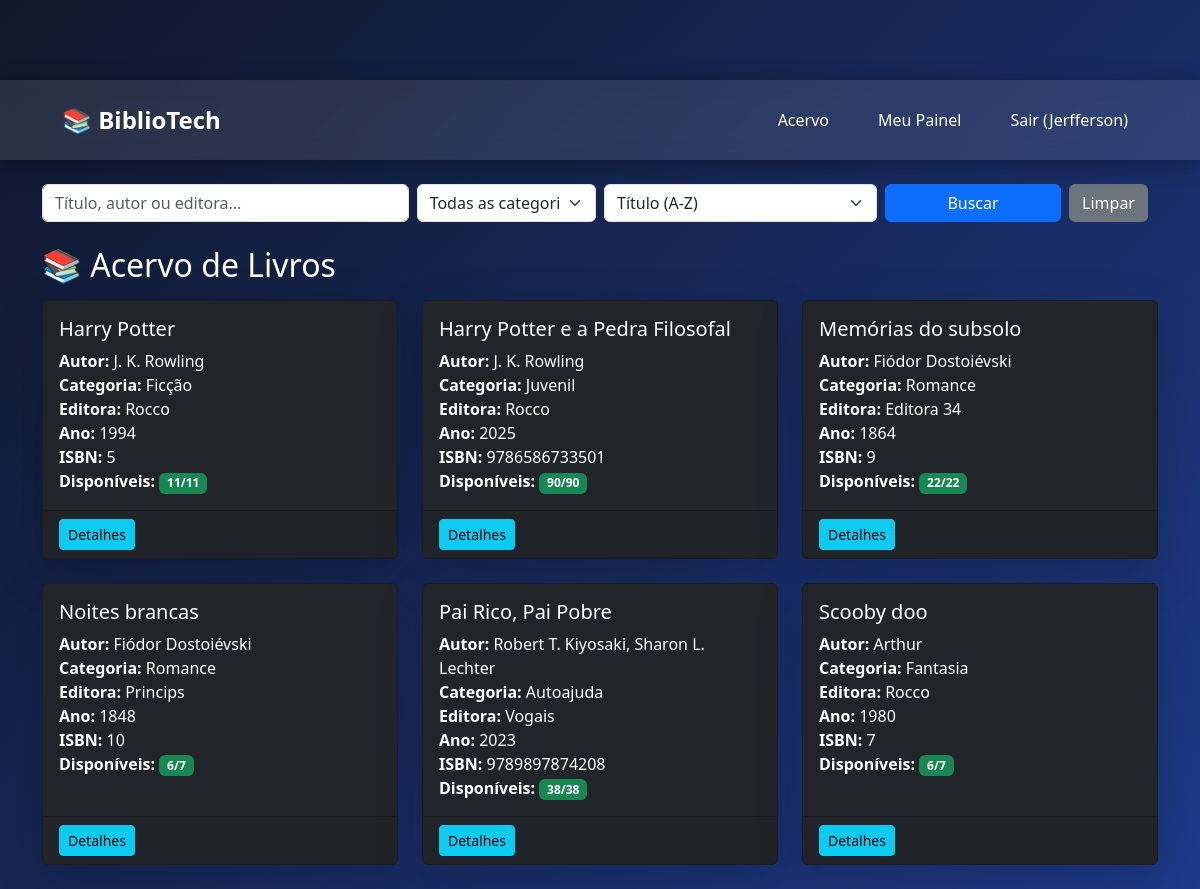
/acervo (signed in), run on the app's committed database.
### app/models.py (models this page shows, shortened)
class Usuario(db.Model, UserMixin):
    __tablename__ = "usuario"
    id = db.Column(db.Integer, primary_key=True)
    nome = db.Column(db.String(100))
    sobrenome = db.Column(db.String(100))
    email = db.Column(db.String(100), unique=True)
    senha = db.Column(db.String(255))
    perfil = db.Column(db.Enum(PerfilEnum, native_enum=False), nullable=False)
    emprestimos = db.relationship(
        'Emprestimo',
        backref='usuario',
        lazy=True
    )

class Livro(db.Model):
    __tablename__ = "livro"
    id = db.Column(db.Integer, primary_key=True)
    isbn = db.Column(db.String(20), unique=True)
    titulo = db.Column(db.String(200))
    autor = db.Column(db.String(200))
    editora = db.Column(db.String(100))
    ano = db.Column(db.Integer)
    quantidade = db.Column(db.Integer)
    disponiveis = db.Column(db.Integer)
    categoria_id = db.Column(
        db.Integer,
        db.ForeignKey("categoria.id")
    )
    emprestimos = db.relationship(
        'Emprestimo',
        backref='livro',
        lazy=True
    )

class Categoria(db.Model):
    __tablename__ = "categoria"
    id = db.Column(db.Integer, primary_key=True)
    nome = db.Column(db.String(100), nullable=False)
    livros = db.relationship(
        "Livro",
        backref="categoria",
        lazy=True
    )

### app/routes.py (the view, shortened to what this page needs)
@app.route('/acervo', methods=['GET'])
def acervo():
    busca = request.args.get('busca', '')
    categoria_id = request.args.get('categoria', '')
    ordenar = request.args.get('ordenar', 'titulo')
    query = Livro.query
    if categoria_id:
        query = query.filter(Livro.categoria_id == categoria_id)
    if ordenar == 'titulo':
        query = query.order_by(Livro.titulo.asc())
    elif ordenar == 'autor':
        query = query.order_by(Livro.autor.asc())
    elif ordenar == 'editora':
        query = query.order_by(Livro.editora.asc())
    elif ordenar == 'novo':
        query = query.order_by(Livro.ano.desc())
    elif ordenar == 'antigo':
        query = query.order_by(Livro.ano.asc())
    livros = query.all()
    categorias = Categoria.query.order_by(Categoria.nome).all()
    return render_template('acervo.html', livros=livros, categorias=categorias,
                           busca=busca, categoria_id=categoria_id, ordenar=ordenar)

### app/auth.py (called while the page is built)
@login_manager.user_loader
def load_user(user_id):
    return Usuario.query.get(int(user_id))

### app/templates/acervo.html (shortened to what this page needs)
{% extends "base.html" %}
{% block content %}
<link rel="stylesheet" href="{{ url_for('static', filename='css/acervo.css') }}">
<div class="container mt-4">
    <form class="row g-2 mb-4" method="GET">
        <div class="col-md-4">
            <input type="text" class="form-control" name="busca"
                   placeholder="Título, autor ou editora..."
                   value="{{ busca }}">
        </div>
        <div class="col-md-2">
            <select class="form-select" name="categoria">
                <option value="">Todas as categorias</option>
            </select>
        </div>
        <div class="col-md-3">
            <select class="form-select" name="ordenar">
                <option value="titulo" {% if ordenar=='titulo' %}selected{% endif %}>Título (A-Z)</option>
            </select>
        </div>
        <div class="col-md-3 d-flex gap-2">
            <button type="submit" class="btn btn-primary flex-fill">Buscar</button>
            <a href="{{ url_for('acervo') }}" class="btn btn-secondary">Limpar</a>
        </div>
    </form>
    <h2 class="mb-3">📚 Acervo de Livros</h2>
    {% if livros %}
    <div class="row">
        {% for livro in livros %}
        <div class="col-md-4 mb-4">
            <div class="card text-bg-dark shadow-lg h-100">
                <div class="card-body">
                    <h5 class="card-title">{{ livro.titulo }}</h5>
                    <p class="card-text">
                        <strong>Autor:</strong> {{ livro.autor }}<br>
                        <strong>Categoria:</strong> {{ livro.categoria.nome if livro.categoria else '—' }}<br>
                        <strong>Editora:</strong> {{ livro.editora }}<br>
                        <strong>Ano:</strong> {{ livro.ano }}<br>
                        <strong>ISBN:</strong> {{ livro.isbn }}<br>
                        <strong>Disponíveis:</strong>
                        <span class="badge {% if livro.disponiveis == 0 %}bg-danger{% elif livro.disponiveis <= 2 %}bg-warning text-dark{% else %}bg-success{% endif %}">
                            {{ livro.disponiveis }}/{{ livro.quantidade }}
                        </span>
                    </p>
                </div>
                <div class="card-footer d-flex justify-content-between align-items-center">
                    <a href="{{ url_for('detalhe_livro', id=livro.id) }}" class="btn btn-info btn-sm">Detalhes</a>
                </div>
            </div>
        </div>
        {% endfor %}
    </div>
    {% else %}
    <div class="alert alert-info text-center">Nenhum livro encontrado.</div>
    {% endif %}
</div>
{% endblock %}

### app/templates/base.html (shortened to what this page needs)
<!DOCTYPE html>
<html lang="pt-BR">
<head>
    <link rel="stylesheet" href="https://cdnjs.cloudflare.com/ajax/libs/bootstrap/5.3.0/css/bootstrap.min.css">
    <link rel="stylesheet" href="{{ url_for('static', filename='css/base.css') }}">
    <link rel="stylesheet" href="{{ url_for('static', filename='css/navbar.css') }}">
</head>
<body>
<nav>
    <div class="logo">
        <a href="{{ url_for('acervo') }}">📚 BiblioTech</a>
    </div>
    <div class="links">
        <a href="{{ url_for('acervo') }}">Acervo</a>
        {% if current_user.is_authenticated %}
            {% if current_user.perfil.value == 'admin' %}
                <a href="{{ url_for('menu') }}">Menu Admin</a>
                <a href="{{ url_for('emprestimo') }}">Empréstimos</a>
                <a href="{{ url_for('relatorio') }}">Relatório</a>
                <a href="{{ url_for('cadastro') }}">Usuários</a>
            {% elif current_user.perfil.value == 'professor' %}
                <a href="{{ url_for('painel_professor') }}">Meu Painel</a>
            {% else %}
                <a href="{{ url_for('painel_aluno') }}">Meu Painel</a>
            {% endif %}
            <a href="{{ url_for('logout') }}">Sair ({{ current_user.nome }})</a>
        {% else %}
            <a href="{{ url_for('login') }}">Login</a>
        {% endif %}
    </div>
</nav>
{% block content %}{% endblock %}
</body>
</html>

### app/static/css/base.css (style rules this page uses)
* { margin:0; padding:0; box-sizing:border-box; font-family:'Segoe UI', sans-serif; }
body { min-height: 100vh; background: linear-gradient(135deg, #0f172a, #1e3a8a); color: white; }
nav { background: rgba(255, 255, 255, 0.1); backdrop-filter: blur(10px); padding: 20px 50px; display: flex; justify-content: space-between; align-items: center; box-shadow: 0 4px 20px rgba(0, 0, 0, .3); }
nav .logo { font-size: 1.5rem; font-weight: bold; color: white; }
nav .logo a { color: white; text-decoration: none; padding: 8px 12px; border-radius: 8px; transition: 0.3s; }
nav .links { display: flex; gap: 15px; }
nav .links a { color: white; text-decoration: none; padding: 8px 12px; border-radius: 8px; transition: 0.3s; }

### app/static/css/navbar.css (style rules this page uses)
body { padding-top:80px; }

### app/static/css/acervo.css (style rules this page uses)
.container { margin-top: 50px; }
a { text-decoration: none; color: #1e3c72; margin-right: 10px; }

### data on the page
Usuario: nome "Jerfferson"
Livro: titulo "Harry Potter", autor "J. K. Rowling", categoria "Ficção", editora "Rocco", ano "1994", isbn "5", disponiveis "11", quantidade "11"
Livro: titulo "Harry Potter e a Pedra Filosofal", autor "J. K. Rowling", categoria "Juvenil", editora "Rocco", ano "2025", isbn "9786586733501", disponiveis "90", quantidade "90"
Livro: titulo "Memórias do subsolo", autor "Fiódor Dostoiévski", categoria "Romance", editora "Editora 34", ano "1864", isbn "9", disponiveis "22", quantidade "22"
Livro: titulo "Noites brancas", autor "Fiódor Dostoiévski", categoria "Romance", editora "Princips", ano "1848", isbn "10", disponiveis "6", quantidade "7"
Livro: titulo "Pai Rico, Pai Pobre", autor "Robert T. Kiyosaki, Sharon L. Lechter", categoria "Autoajuda", editora "Vogais", ano "2023", isbn "9789897874208", disponiveis "38", quantidade "38"
Livro: titulo "Scooby doo", autor "Arthur", categoria "Fantasia", editora "Rocco", ano "1980", isbn "7", disponiveis "6", quantidade "7"
